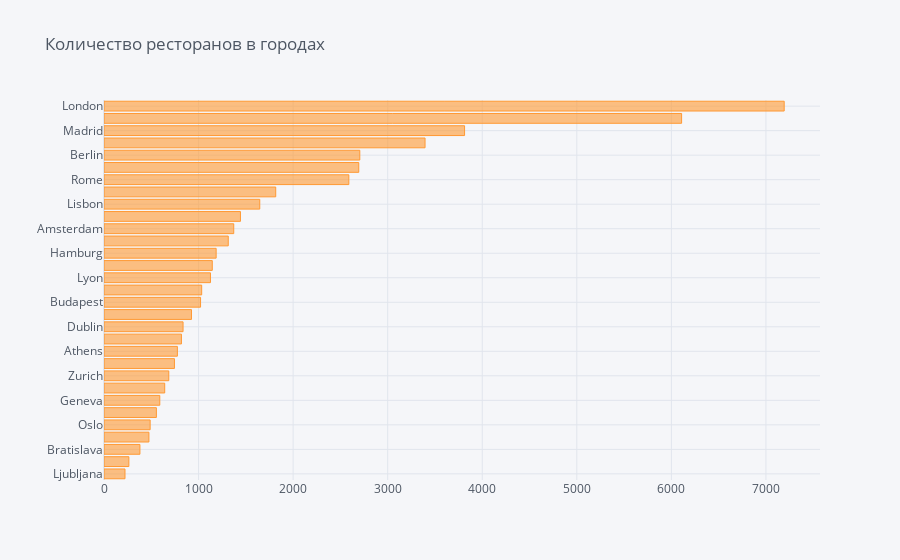

Source (notebook cell):
### Code cell
show('City', 'Количество ресторанов в городах')

### Figure 1 — Plotly figure (JSON) as saved in the notebook; plotly's stock layout.template omitted (floating-point values rounded to 4 significant figures)
{"data": [{"marker": {"color": "rgba(255, 153, 51, 0.6)", "line": {"color": "rgba(255, 153, 51, 1.0)", "width": 1}}, "name": "City", "orientation": "h", "text": "", "type": "bar", "x": [222, 263, 380, 475, 488, 554, 590, 642, 685, 745, 776, 819, 836, 925, 1021, 1033, 1126, 1145, 1186, 1314, 1372, 1443, 1647, 1816, 2589, 2694, 2705, 3395, 3813, 6108, 7193], "y": ["Ljubljana", "Luxembourg", "Bratislava", "Helsinki", "Oslo", "Krakow", "Geneva", "Oporto", "Zurich", "Edinburgh", "Athens", "Copenhagen", "Dublin", "Warsaw", "Budapest", "Stockholm", "Lyon", "Munich", "Hamburg", "Brussels", "Amsterdam", "Vienna", "Lisbon", "Prague", "Rome", "Milan", "Berlin", "Barcelona", "Madrid", "Paris", "London"]}], "layout": {"legend": {"bgcolor": "#F5F6F9", "font": {"color": "#4D5663"}}, "paper_bgcolor": "#F5F6F9", "plot_bgcolor": "#F5F6F9", "title": {"font": {"color": "#4D5663"}, "text": "Количество ресторанов в городах"}, "xaxis": {"gridcolor": "#E1E5ED", "showgrid": true, "tickfont": {"color": "#4D5663"}, "title": {"font": {"color": "#4D5663"}, "text": ""}, "zerolinecolor": "#E1E5ED"}, "yaxis": {"gridcolor": "#E1E5ED", "showgrid": true, "tickfont": {"color": "#4D5663"}, "title": {"font": {"color": "#4D5663"}, "text": ""}, "zerolinecolor": "#E1E5ED"}}}
